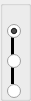
    <widget class="QGroupBox" name="groupBox">
     <property name="geometry">
      <rect>
       <x>416</x>
       <y>120</y>
       <width>31</width>
       <height>101</height>
      </rect>
     </property>
     <property name="layoutDirection">
      <enum>Qt::RightToLeft</enum>
     </property>
     <property name="title">
      <string/>
     </property>
     <property name="alignment">
      <set>Qt::AlignLeading|Qt::AlignLeft|Qt::AlignVCenter</set>
     </property>
     <property name="flat">
      <bool>true</bool>
     </property>
     <widget class="QRadioButton" name="load1Battery2">
      <property name="geometry">
       <rect>
        <x>0</x>
        <y>50</y>
        <width>21</width>
        <height>22</height>
       </rect>
      </property>
      <property name="text">
       <string/>
      </property>
     </widget>
     <widget class="QRadioButton" name="load1Battery1">
      <property name="geometry">
       <rect>
        <x>0</x>
        <y>20</y>
        <width>21</width>
        <height>22</height>
       </rect>
      </property>
      <property name="text">
       <string/>
      </property>
      <property name="checked">
       <bool>true</bool>
      </property>
     </widget>
     <widget class="QRadioButton" name="load1Battery3">
      <property name="geometry">
       <rect>
        <x>0</x>
        <y>80</y>
        <width>21</width>
        <height>22</height>
       </rect>
      </property>
      <property name="text">
       <string/>
      </property>
     </widget>
     <widget class="Line" name="load1line1">
      <property name="geometry">
       <rect>
        <x>2</x>
        <y>35</y>
        <width>20</width>
        <height>20</height>
       </rect>
      </property>
      <property name="frameShadow">
       <enum>QFrame::Plain</enum>
      </property>
      <property name="lineWidth">
       <number>3</number>
      </property>
      <property name="orientation">
       <enum>Qt::Vertical</enum>
      </property>
     </widget>
     <widget class="Line" name="load1line2">
      <property name="geometry">
       <rect>
        <x>2</x>
        <y>64</y>
        <width>20</width>
        <height>20</height>
       </rect>
      </property>
      <property name="frameShadow">
       <enum>QFrame::Plain</enum>
      </property>
      <property name="lineWidth">
       <number>3</number>
      </property>
      <property name="orientation">
       <enum>Qt::Vertical</enum>
      </property>
     </widget>
     <zorder>load1line2</zorder>
     <zorder>load1line1</zorder>
     <zorder>load1Battery2</zorder>
     <zorder>load1Battery3</zorder>
     <zorder>load1Battery1</zorder>
    </widget>
